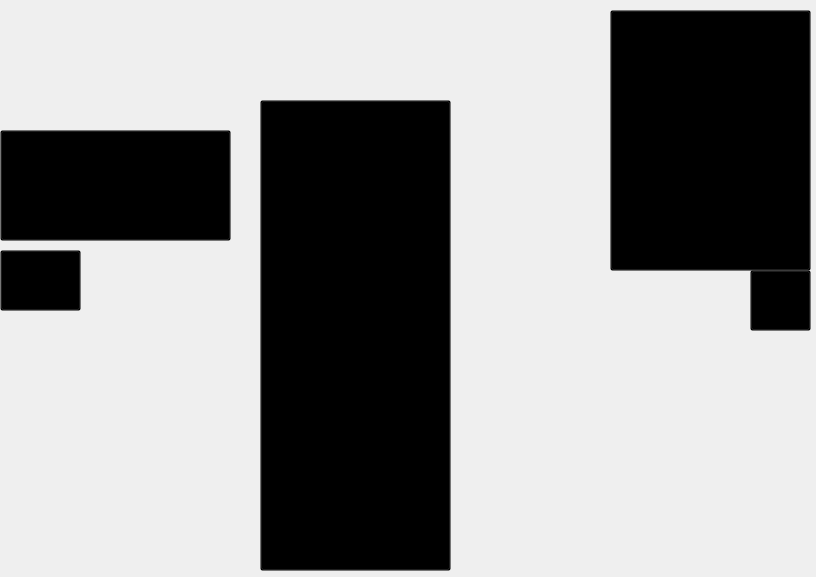
<?xml version="1.0" encoding="UTF-8"?>
<ui version="4.0">
 <class>cozinha</class>
 <widget class="QMainWindow" name="cozinha">
  <property name="geometry">
   <rect>
    <x>0</x>
    <y>0</y>
    <width>816</width>
    <height>577</height>
   </rect>
  </property>
  <property name="minimumSize">
   <size>
    <width>816</width>
    <height>577</height>
   </size>
  </property>
  <property name="maximumSize">
   <size>
    <width>816</width>
    <height>577</height>
   </size>
  </property>
  <property name="windowTitle">
   <string>Jogo</string>
  </property>
  <property name="autoFillBackground">
   <bool>false</bool>
  </property>
  <property name="styleSheet">
   <string notr="true">backgroung-img: url(imagens/Cozinha/CozinhaCube.png);</string>
  </property>
  <widget class="QWidget" name="cozinha1">
   <widget class="QLabel" name="backgroung">
    <property name="geometry">
     <rect>
      <x>0</x>
      <y>0</y>
      <width>816</width>
      <height>577</height>
     </rect>
    </property>
    <property name="minimumSize">
     <size>
      <width>816</width>
      <height>577</height>
     </size>
    </property>
    <property name="maximumSize">
     <size>
      <width>816</width>
      <height>577</height>
     </size>
    </property>
    <property name="autoFillBackground">
     <bool>false</bool>
    </property>
    <property name="text">
     <string/>
    </property>
    <property name="pixmap">
     <pixmap resource="../../imagens/Cozinha/ImagensCozinha.qrc">:/png/CozinhaCube.png</pixmap>
    </property>
    <property name="scaledContents">
     <bool>true</bool>
    </property>
    <property name="wordWrap">
     <bool>false</bool>
    </property>
   </widget>
   <widget class="QPushButton" name="geladeira">
    <property name="geometry">
     <rect>
      <x>260</x>
      <y>100</y>
      <width>191</width>
      <height>471</height>
     </rect>
    </property>
    <property name="styleSheet">
     <string notr="true">background-color:rgba(0, 0, 0, 0);</string>
    </property>
    <property name="text">
     <string/>
    </property>
   </widget>
   <widget class="QPushButton" name="armario">
    <property name="geometry">
     <rect>
      <x>610</x>
      <y>10</y>
      <width>201</width>
      <height>261</height>
     </rect>
    </property>
    <property name="styleSheet">
     <string notr="true">background-color:rgba(0, 0, 0, 0);</string>
    </property>
    <property name="text">
     <string/>
    </property>
   </widget>
   <widget class="QPushButton" name="pia">
    <property name="geometry">
     <rect>
      <x>0</x>
      <y>130</y>
      <width>231</width>
      <height>111</height>
     </rect>
    </property>
    <property name="styleSheet">
     <string notr="true">background-color:rgba(0, 0, 0, 0);</string>
    </property>
    <property name="text">
     <string/>
    </property>
   </widget>
   <widget class="QLabel" name="label">
    <property name="geometry">
     <rect>
      <x>10</x>
      <y>260</y>
      <width>50</width>
      <height>51</height>
     </rect>
    </property>
    <property name="minimumSize">
     <size>
      <width>50</width>
      <height>50</height>
     </size>
    </property>
    <property name="text">
     <string/>
    </property>
    <property name="pixmap">
     <pixmap resource="../../imagens/Cozinha/ImagensCozinha.qrc">:/png/setaE.png</pixmap>
    </property>
    <property name="scaledContents">
     <bool>true</bool>
    </property>
   </widget>
   <widget class="QLabel" name="label_2">
    <property name="geometry">
     <rect>
      <x>760</x>
      <y>260</y>
      <width>50</width>
      <height>50</height>
     </rect>
    </property>
    <property name="minimumSize">
     <size>
      <width>50</width>
      <height>50</height>
     </size>
    </property>
    <property name="text">
     <string/>
    </property>
    <property name="pixmap">
     <pixmap resource="../../imagens/Cozinha/ImagensCozinha.qrc">:/png/setaD.png</pixmap>
    </property>
    <property name="scaledContents">
     <bool>true</bool>
    </property>
   </widget>
   <widget class="QPushButton" name="esquerda">
    <property name="geometry">
     <rect>
      <x>0</x>
      <y>250</y>
      <width>81</width>
      <height>61</height>
     </rect>
    </property>
    <property name="styleSheet">
     <string notr="true">background-color:rgba(0, 0, 0, 0);</string>
    </property>
    <property name="text">
     <string/>
    </property>
   </widget>
   <widget class="QPushButton" name="direita">
    <property name="geometry">
     <rect>
      <x>750</x>
      <y>270</y>
      <width>61</width>
      <height>61</height>
     </rect>
    </property>
    <property name="styleSheet">
     <string notr="true">background-color:rgba(0, 0, 0, 0);</string>
    </property>
    <property name="text">
     <string/>
    </property>
   </widget>
  </widget>
 </widget>
 <resources>
  <include location="../../imagens/Cozinha/ImagensCozinha.qrc"/>
 </resources>
 <connections/>
</ui>
